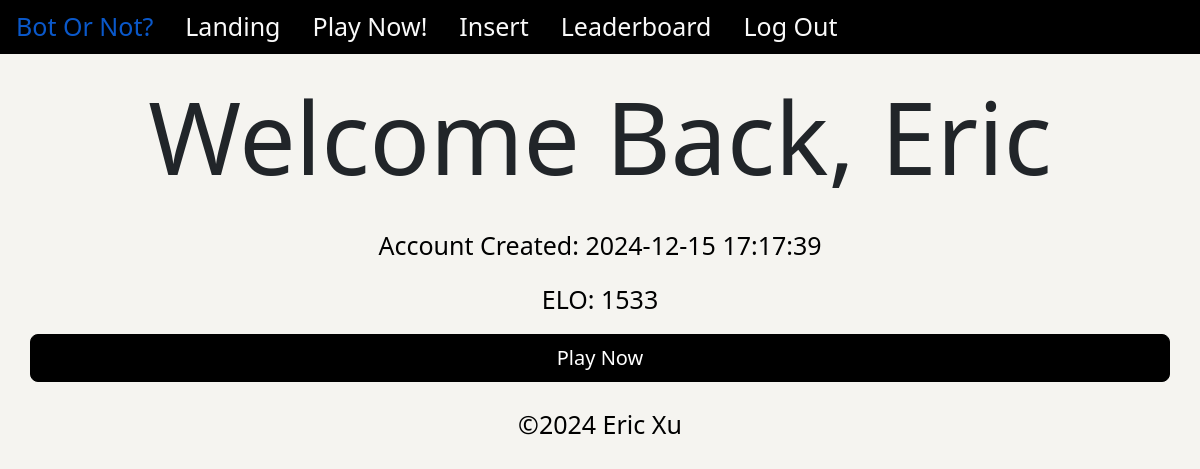
The app's page /landing (signed in), older data.
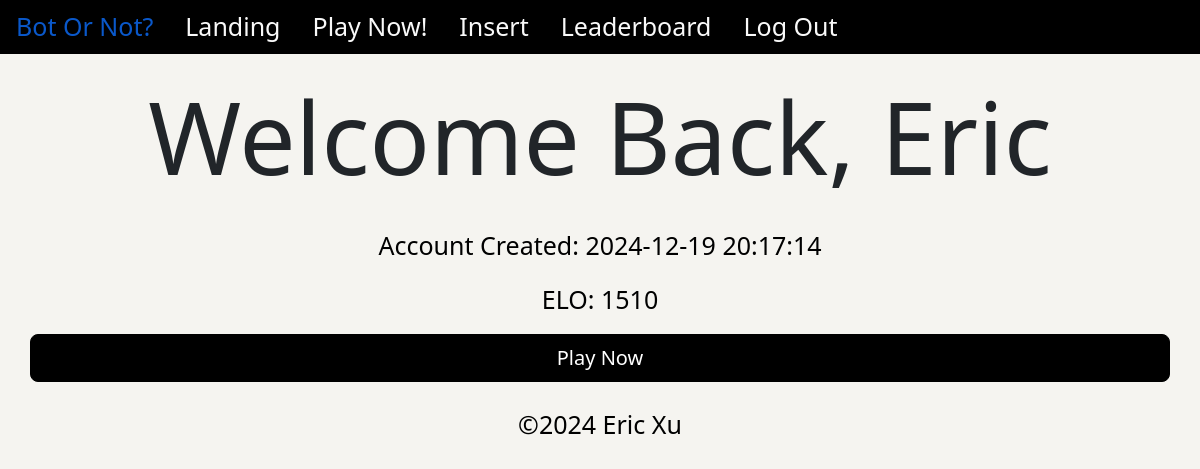
The same page, newer data.
### tables this page shows
CREATE TABLE users (
    id INTEGER PRIMARY KEY AUTOINCREMENT,
    created TIMESTAMP NOT NULL DEFAULT CURRENT_TIMESTAMP,
    username TEXT NOT NULL,
    password TEXT NOT NULL,
    elo INTEGER NOT NULL DEFAULT 1500,
    questionsCorrect INTEGER NOT NULL DEFAULT 0
);

### flask_app.py (the view)
@app.route("/landing", methods=["GET", "POST"])
def landing():
    if "user_id" not in session:
        return redirect("/login")
    user_id = session["user_id"]
    conn = get_db_connection()
    user = conn.execute("SELECT * FROM users WHERE id = ?", (user_id,)).fetchone()
    conn.close()
    return render_template("landing.html", user=user)

### helpers.py (called while the page is built)
def get_db_connection():
    conn = sqlite3.connect('site.db')
    conn.row_factory = sqlite3.Row
    return conn

### templates/landing.html (shortened to what this page needs)
{% extends "base.html" %}
{% block main %}
<div class="container">
    <div class="text-center row">
        <h1 class="game-padding title">Welcome Back, {{ user['username'] }}</h1>
    </div>
    <div class="text-center row">
        <div class="col">
            <p class="game-text">Account Created: {{ user['created'] }}</p>
            <p class="game-text">ELO: {{ user['elo'] }}</p>
        </div>
        <a class="btn btn-primary btn-lg" type="button" role="button" href="/game">Play Now</a>
    </div>
</div>
{% endblock %}

### templates/base.html (shortened to what this page needs)
<!DOCTYPE html>
<html lang="en">
<head>
    <link href="https://cdn.jsdelivr.net/npm/bootstrap@5.3.3/dist/css/bootstrap.min.css" rel="stylesheet"
>
    <link href="/static/styles.css" rel="stylesheet">
</head>
<body class="container-fluid">
    <div class="container-fluid navigation-bar">
        {% if session["user_id"] %}
        <nav class="nav">
            <a class="nav-link navigation-bar" href="/">Bot Or Not?</a>
            <a class="nav-link navigation-bar" href="/landing">Landing</a>
            <a class="nav-link navigation-bar" href="/game">Play Now!</a>
            <a class="nav-link navigation-bar" href="/insert">Insert</a>
            <a class="nav-link navigation-bar" href="/leaderboard">Leaderboard</a>
            <a class="nav-link navigation-bar navbar-right" href="/logout">Log Out</a>
        </nav>
        {% endif %}
    </div>
    <main class="container-fluid text-center">
        {% block main %}{% endblock %}
    </main>
    <footer class=" text-center game-text game-padding">
        ©2024 Eric Xu
    </footer>
</body>
</html>

### static/styles.css (style rules this page uses)
.container-fluid { width: 100%; max-width: none; padding-left: 0; padding-right: 0; background-color: #f5f4f0; }
.title { font-size: 100px !important; }
.btn, .btn-primary { background-color: #000000 !important; border-color: #000000 !important; }
.navigation-bar { background-color: #000000; color: #f9f9f9; font-size: 25px; }
.navbar-right { float: right; }
.game-text { color: #000000; font-size: 25px; }
.game-padding { padding-left: 2%; padding-right: 2%; padding-top: 2%; padding-bottom: 2%; }

Row changes from the older to the newer data that the page shows:
changed users "Eric": created "2024-12-15 17:17:39" → "2024-12-19 20:17:14"; elo "1533" → "1510"
